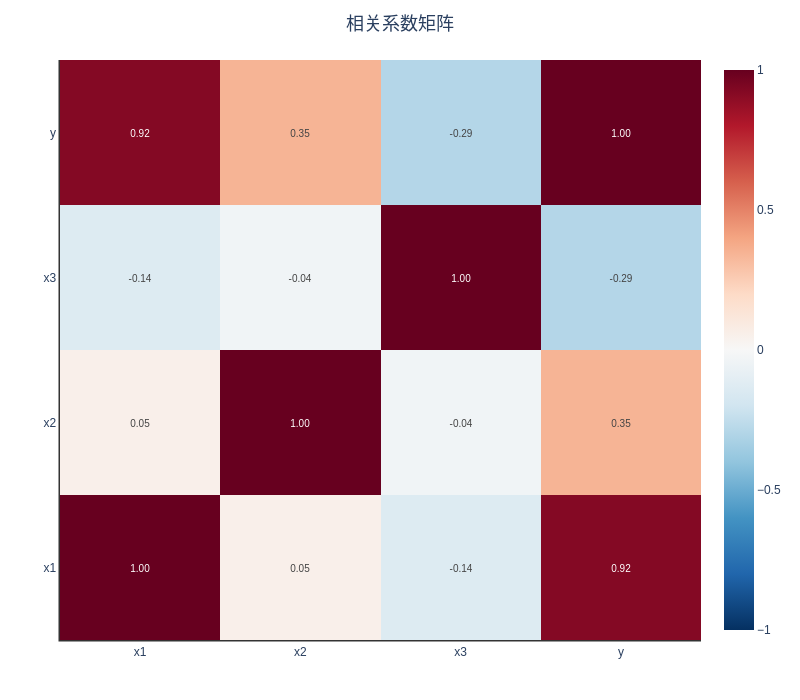

The cell this chart's notebook holds for it:
### Code cell
# 5.4 热力图
print("热力图（heatmap）")
corr_matrix = data.correlation_matrix(df_clean, columns=["x1", "x2", "x3", "y"])
fig = viz.heatmap(
    corr_matrix,
    title="相关系数矩阵",
    show_values=True,
)
fig.show()

### Figure 1 — Plotly figure (JSON) as saved in the notebook; plotly's stock layout.template omitted (floating-point values rounded to 4 significant figures)
{"data": [{"colorscale": [[0, "rgb(5,48,97)"], [0.1, "rgb(33,102,172)"], [0.2, "rgb(67,147,195)"], [0.3, "rgb(146,197,222)"], [0.4, "rgb(209,229,240)"], [0.5, "rgb(247,247,247)"], [0.6, "rgb(253,219,199)"], [0.7, "rgb(244,165,130)"], [0.8, "rgb(214,96,77)"], [0.9, "rgb(178,24,43)"], [1, "rgb(103,0,31)"]], "hoverongaps": false, "text": [["1.00", "0.05", "-0.14", "0.92"], ["0.05", "1.00", "-0.04", "0.35"], ["-0.14", "-0.04", "1.00", "-0.29"], ["0.92", "0.35", "-0.29", "1.00"]], "textfont": {"size": 10}, "texttemplate": "%{text}", "type": "heatmap", "x": ["x1", "x2", "x3", "y"], "y": ["x1", "x2", "x3", "y"], "z": [[1.0, 0.05483, -0.1372, 0.9237], [0.05483, 1.0, -0.03821, 0.3453], [-0.1372, -0.03821, 1.0, -0.2929], [0.9237, 0.3453, -0.2929, 1.0]], "zmax": 1, "zmin": -1}], "layout": {"font": {"family": "Arial, sans-serif", "size": 12}, "height": 700, "legend": {"bgcolor": "rgba(255,255,255,0.8)", "borderwidth": 1, "font": {"size": 12}}, "margin": {"b": 60, "l": 60, "r": 40, "t": 60}, "paper_bgcolor": "white", "plot_bgcolor": "white", "title": {"font": {"family": "Arial, sans-serif", "size": 18}, "text": "相关系数矩阵", "x": 0.5, "xanchor": "center"}, "width": 800, "xaxis": {"gridcolor": "#E5E5E5", "gridwidth": 1, "linecolor": "#333333", "linewidth": 1.5, "showgrid": true, "tickfont": {"size": 12}, "title": {"font": {"size": 14}, "text": ""}, "zeroline": false}, "yaxis": {"gridcolor": "#E5E5E5", "gridwidth": 1, "linecolor": "#333333", "linewidth": 1.5, "showgrid": true, "tickfont": {"size": 12}, "title": {"font": {"size": 14}, "text": ""}, "zeroline": false}}}
